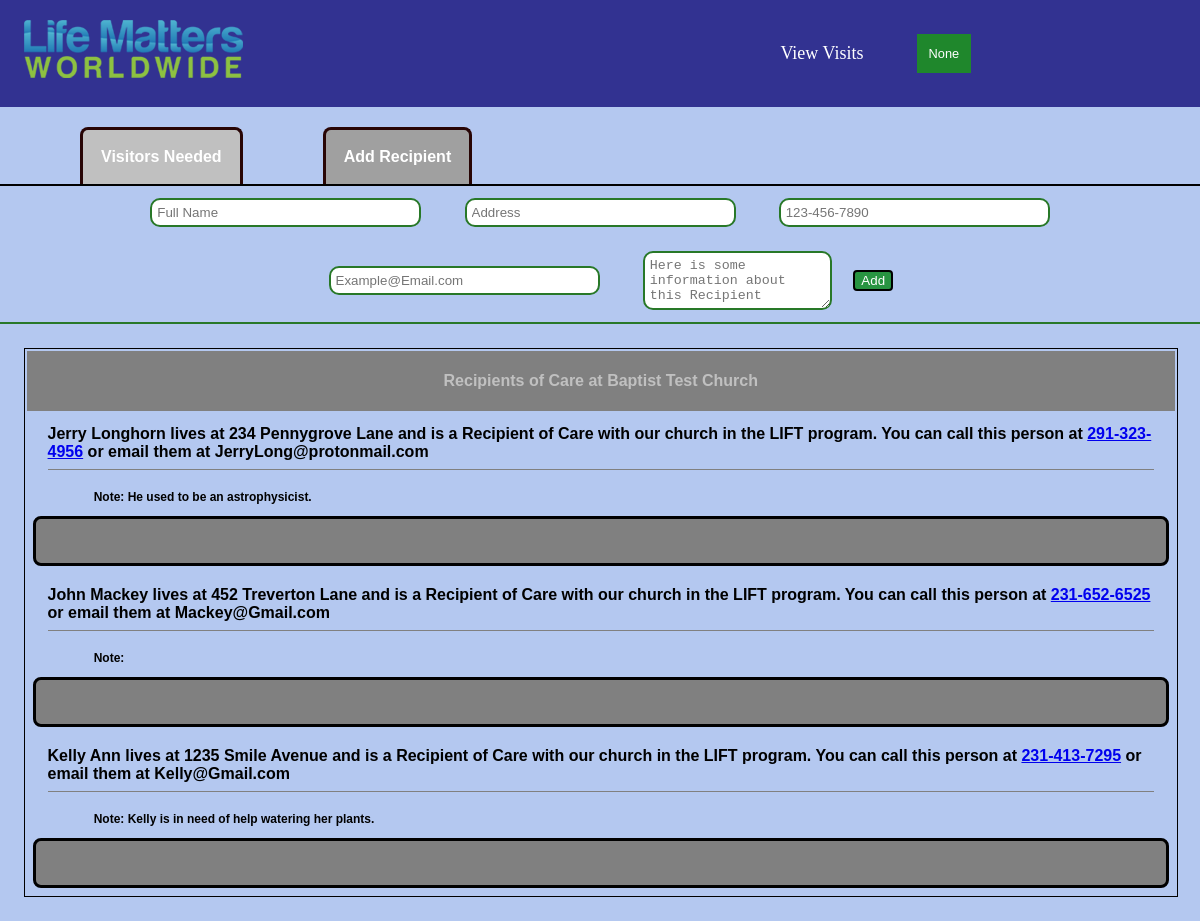
The app's page /addrecipient.php (signed in) with its own data.
### tables this page shows
CREATE TABLE `church` (
  `ChurchID` int(16) NOT NULL,
  `ChurchName` varchar(64) NOT NULL,
  `Address` varchar(96) NOT NULL,
  `Pastor` varchar(64) NOT NULL,
  `Coordinator` varchar(64) NOT NULL,
  `MainEmail` varchar(64) NOT NULL,
  `CoordEmail` varchar(64) NOT NULL,
  `Phone` varchar(12) NOT NULL,
  `CoordPhone` varchar(12) NOT NULL,
  `ChurchWeb` varchar(64) NOT NULL,
  `ChurchStatus` enum('Active','Converting','Interested','NoContact','NoInterest') NOT NULL DEFAULT 'NoContact'
);

CREATE TABLE `recipient` (
  `RecID` int(11) NOT NULL,
  `ChurchID` int(16) NOT NULL,
  `R_Name` varchar(64) NOT NULL,
  `R_Address` varchar(96) NOT NULL,
  `R_Phone` varchar(12) NOT NULL,
  `R_Email` varchar(64) NOT NULL,
  `R_Notes` text NOT NULL
);

### config.php (called while the page is built, shortened)
<?php
$host = "localhost";
$username = "LIFTAdmin";
$dbpassword = "Liftingupfor7798";
$db_name = "liftdb";
$db = mysqli_connect($host, $username, $dbpassword, $db_name);
$connection_error = $db->connect_error;
?>

### addrecipient.php (the view, shortened to what this page needs)
<?php include 'header.php';
  function recDisplay() {
    require 'config.php';
    $SQL_Query_Recipient = 'SELECT RecID, R_Name, R_Address, R_Phone, R_Email, R_Notes FROM recipient WHERE ChurchID = "' . $_SESSION['church'] . '" ORDER BY R_Name';
    $display_recipient = mysqli_query($db, $SQL_Query_Recipient);
    return $display_recipient;
  }
  function churchname() {
    require 'config.php';
    $SQL_Query_Church = 'SELECT ChurchName FROM church WHERE ChurchID = "' . $_SESSION['church'] . '"';
    $display_church = mysqli_query($db, $SQL_Query_Church);
    $church_name = mysqli_fetch_array($display_church);
    $churchcurrent = $church_name['ChurchName'];
    return $churchcurrent;
  }
?>
<div class="Administrator-container">
  <div class="admin-tab-div">
    <a href="visitcreate.php" class="admin-tab">Visitors Needed</a>
    <a href="addrecipient.php" class="admin-tab" id="current-admin-tab">Add Recipient</a>
  </div>
  <form method="post" action="">
    <div class="admin-inputs">
      <input size="30" maxlength="64" type="text" name="fullname" placeholder="Full Name" class="admin-input"  required></input>
      <input size="30" maxlength="96" type="text" name="address" placeholder="Address" class="admin-input"  required></input>
      <input size="30" maxlength="12" type="phone" name="phone" placeholder="123-456-7890" class="admin-input"  required></input>
      <input size="30" maxlength="64" type="email" name="email" placeholder="Example@Email.com" class="admin-input"  required></input>
      <textarea rows="3" columns="40" name="notes" placeholder="Here is some information about this Recipient" class="admin-input"></textarea>
      <button type="submit" class="admin-add">Add</button>
    </div>
  </form>
  <div class="cruise-view-admin">
    <div class="view-column-admin" id="view-column-visit">
      <div class="admin-view-name">
        <h4 class="adminbar-title">Recipients of Care at <?php echo churchName(); ?></h4>
      </div>
      <?php $rec_ob = recDisplay();
      foreach ($rec_ob as $display) {
        $name = $display['R_Name'];
        $address = $display['R_Address'];
        $phone = $display['R_Phone'];
        $email = $display['R_Email'];
        $notes = $display['R_Notes'];
          echo '<div class="display-column">
          <h6 class="admin-info-text" style="margin-top: 12px;">' . $name . ' lives at ' . $address . ' and is a Recipient of Care with our church in the LIFT program. You can call this person at
          <a href="tel:' . $phone . '">' . $phone . '</a> or email them at ' . $email . '</h6>  <p style="font-size: 12px; font-family: sans-serif; font-weight: bold; margin-left: 6%;">Note: ' . $notes . ' </p></h6>
          </div><div style="padding: 22px; background-color: grey; border: 3px solid black; border-radius: 8px; margin: 8px;"></div>';
      } ?>
    </div>
  </div>
</div>

### css/index-style.css (style rules this page uses)
body { width: 100%; margin: 0; padding: 0; background-color: rgb(180,200,240); }

### css/administrator-panel-style.css (style rules this page uses)
.admin-tab-div { display: flex; flex-wrap: nowrap; align-items: center; border-bottom: solid 2px black; }
.admin-tab { padding: 18px; color: white; text-decoration: none; font-family: sans-serif; border: 3px solid rgb(40,5,5); background-color: rgb(192,192,192); border-top-left-radius: 8px; border-top-right-radius: 8px; font-weight: bolder; margin-left: 80px; border-bottom: none; margin-top: 20px; }
#current-admin-tab { background-color: rgb(160,160,160) }
.cruise-view-admin { display: block; width: 98%; }
.admin-inputs { display: flex; flex-wrap: wrap; justify-content: center; align-items: center; border-bottom: solid 2px rgb(40,120,40); }
.admin-input { border: solid 2px rgb(40,120,40); border-radius: 10px; margin: 1% 1.8%; padding: 5px; }
.view-column-admin { width: 98%; display: block; border: solid 1px black; margin: 2%; }
.admin-view-name { background-color: grey; border: solid 2px rgb(180,200,240); }
.admin-add { background-color: rgb(40,148,65); color: white; border: solid 2px black; border-radius: 4px; }
.admin-view-name { display: flex; justify-content: center; align-items: center; }
.adminbar-title { font-family: sans-serif; font-weight: bold; color: silver; }
.admin-info-text { display: inline-block; margin-right: 2%; margin-left: 2%; font-size: 16px; font-family: sans-serif; margin-top: 8px; margin-bottom: 8px; border-bottom: 1px solid grey; padding-bottom: 8px; }

### records on screen
church: ChurchName "Baptist Test Church"
recipient: R_Name "Jerry Longhorn", R_Address "234 Pennygrove Lane", R_Phone "291-323-4956", R_Email "JerryLong@protonmail.com", R_Notes "He used to be an astrophysicist."
recipient: R_Name "John Mackey", R_Address "452 Treverton Lane", R_Phone "231-652-6525", R_Email "Mackey@Gmail.com"
recipient: R_Name "Kelly Ann", R_Address "1235 Smile Avenue", R_Phone "231-413-7295", R_Email "Kelly@Gmail.com", R_Notes "Kelly is in need of help watering her plants."

### other values on screen
$_SESSION['fname'] "None"
